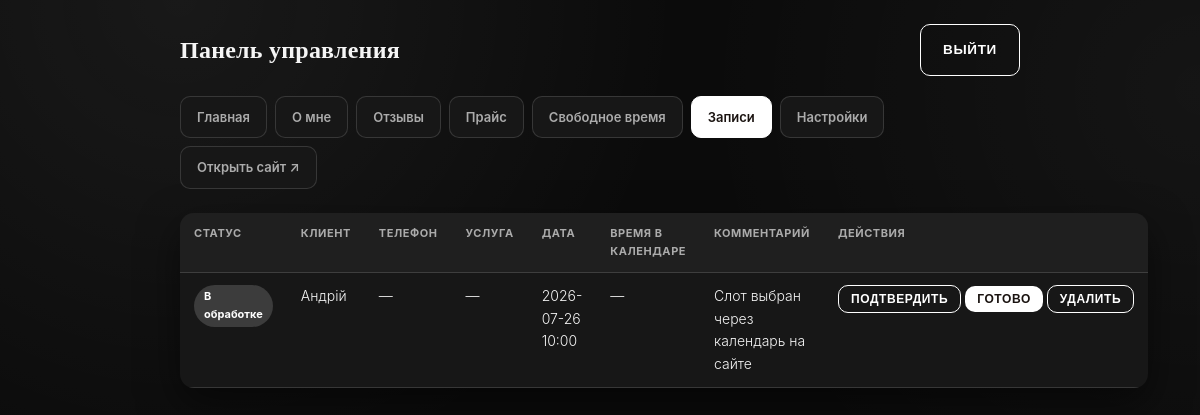
Page /admin-x7k9m2/bookings.php (signed in) on the committed database.
### tables this page shows
CREATE TABLE bookings (
            id INTEGER PRIMARY KEY AUTOINCREMENT,
            client_name TEXT NOT NULL,
            phone TEXT,
            service TEXT,
            wanted_date TEXT,
            comment TEXT,
            status TEXT NOT NULL DEFAULT 'new',
            created_at TEXT NOT NULL DEFAULT CURRENT_TIMESTAMP
        , slot_id INTEGER, user_id INTEGER, contact_method TEXT NOT NULL DEFAULT '');

### includes/functions.php (called while the page is built, shortened)
<?php
function e(string $value): string
{
    return htmlspecialchars($value, ENT_QUOTES, 'UTF-8');
}
function bookingStatusLabel(string $status, string $lang): string
{
    $labels = [
        'ru' => ['new' => 'В обработке', 'confirmed' => 'Подтверждено', 'done' => 'Выполнено'],
        'ua' => ['new' => 'В обробці',    'confirmed' => 'Підтверджено', 'done' => 'Виконано'],
    ];
    $set = $labels[$lang] ?? $labels['ru'];
    return $set[$status] ?? $set['new'];
}

### admin-x7k9m2/bookings.php (the view, shortened to what this page needs)
<?php
require __DIR__ . '/../includes/functions.php';
$pdo = getDB();
$bookings = $pdo->query('
    SELECT b.*, s.is_booked AS slot_is_booked, s.slot_date AS slot_date_fmt, s.slot_time AS slot_time_fmt
    FROM bookings b
    LEFT JOIN available_slots s ON s.id = b.slot_id
    ORDER BY b.created_at DESC
')->fetchAll();
?>
<!DOCTYPE html>
<html lang="ru">
<head>
<link rel="stylesheet" href="../assets/css/style.css?v=<?= filemtime(__DIR__ . '/../assets/css/style.css') ?>">
</head>
<body>
<div class="admin-shell">
  <?php require __DIR__ . '/includes/nav.php'; ?>
  <table class="admin-table">
    <thead>
      <tr><th>Статус</th><th>Клиент</th><th>Телефон</th><th>Услуга</th><th>Дата</th><th>Время в календаре</th><th>Комментарий</th><th>Действия</th></tr>
    </thead>
    <tbody>
      <?php foreach ($bookings as $b): ?>
        <tr>
          <td><span class="badge <?= e($b['status']) ?>"><?= e(bookingStatusLabel($b['status'], 'ru')) ?></span></td>
          <td><?= e($b['client_name']) ?></td>
          <td><?= e($b['phone'] ?: '—') ?></td>
          <td><?= e($b['service'] ?: '—') ?></td>
          <td><?= e($b['wanted_date'] ?: '—') ?></td>
          <td>
            <?php if ($b['slot_id']): ?>
              <span class="badge <?= $b['slot_is_booked'] ? 'done' : 'new' ?>">
                <?= $b['slot_is_booked'] ? 'занято' : 'свободно' ?>
              </span>
            <?php else: ?>
              —
            <?php endif; ?>
          </td>
          <td><?= e($b['comment'] ?: '—') ?></td>
          <td style="white-space:nowrap;">
            <?php if ($b['status'] === 'new'): ?>
            <form method="post" style="display:inline;">
              <button name="action" value="confirm" class="btn ghost" style="padding:6px 12px;font-size:12px;">Подтвердить</button>
            </form>
            <?php endif; ?>
            <?php if ($b['status'] !== 'done'): ?>
            <form method="post" style="display:inline;">
              <button name="action" value="done" class="btn" style="padding:6px 12px;font-size:12px;">Готово</button>
            </form>
            <?php endif; ?>
            <form method="post" style="display:inline;" onsubmit="return confirm('Удалить запись?');">
              <button name="action" value="delete" class="btn ghost" style="padding:6px 12px;font-size:12px;">Удалить</button>
            </form>
          </td>
        </tr>
      <?php endforeach; ?>
    </tbody>
  </table>
</div>
</body>
</html>

### assets/css/style.css (style rules this page uses)
:root { --bg: #0b0b0b; --bg-soft: #141414; --surface: #171717; --surface-2: #1f1f1f; --ink: #f5f5f5; --ink-soft: #ababab; --ink-faint: #7d7d7d; --primary: #ffffff; --primary-soft: rgba(255, 255, 255, .12); --primary-dark: #d6d6d6; --star-gold: #ffc94d; --line: rgba(245, 245, 245, .14); --line-strong: rgba(245, 245, 245, .28); --radius: 16px; --radius-sm: 10px; --shadow: 0 16px 40px rgba(0, 0, 0, .5); }
* { box-sizing: border-box; }
html { scroll-behavior: smooth; }
body { margin: 0; background: var(--bg); background-image: radial-gradient(circle at 15% 0%, rgba(255, 255, 255, .06), transparent 45%), radial-gradient(circle at 100% 20%, rgba(255, 255, 255, .04), transparent 40%); color: var(--ink); font-family: 'Jost', -apple-system, sans-serif; font-weight: 300; line-height: 1.6; -webkit-font-smoothing: antialiased; }
.btn { display: inline-block; border: none; cursor: pointer; padding: 14px 22px; border-radius: var(--radius-sm); background: var(--primary); color: #1a1310; font-weight: 600; font-size: 13.5px; letter-spacing: .05em; text-transform: uppercase; text-decoration: none; font-family: 'Jost', sans-serif; transition: background .15s ease, transform .1s ease; }
.btn.ghost { background: transparent; color: var(--primary); border: 1px solid var(--primary); }
.admin-shell { max-width: 880px; margin: 0 auto; padding: 24px 20px 60px; }
table.admin-table { width: 100%; border-collapse: collapse; background: var(--surface); border-radius: 14px; overflow:hidden; box-shadow: var(--shadow); }
table.admin-table th, table.admin-table td { padding: 12px 14px; border-bottom: 1px solid var(--line); text-align:left; font-size:14px; vertical-align: top; }
table.admin-table th { background: var(--surface-2); font-size: 11px; text-transform:uppercase; letter-spacing:.05em; color: var(--ink-soft); }
.badge { display:inline-block; padding:3px 10px; border-radius:999px; font-size:11px; font-weight:700; }
.badge.new { background: rgba(255,255,255,.16); color: var(--primary); }

### rows in the picture
bookings: status "В обработке", client_name "Андрій", phone "—", service "—", wanted_date "2026-07-26 10:00", comment "Слот выбран через календарь на сайте"
